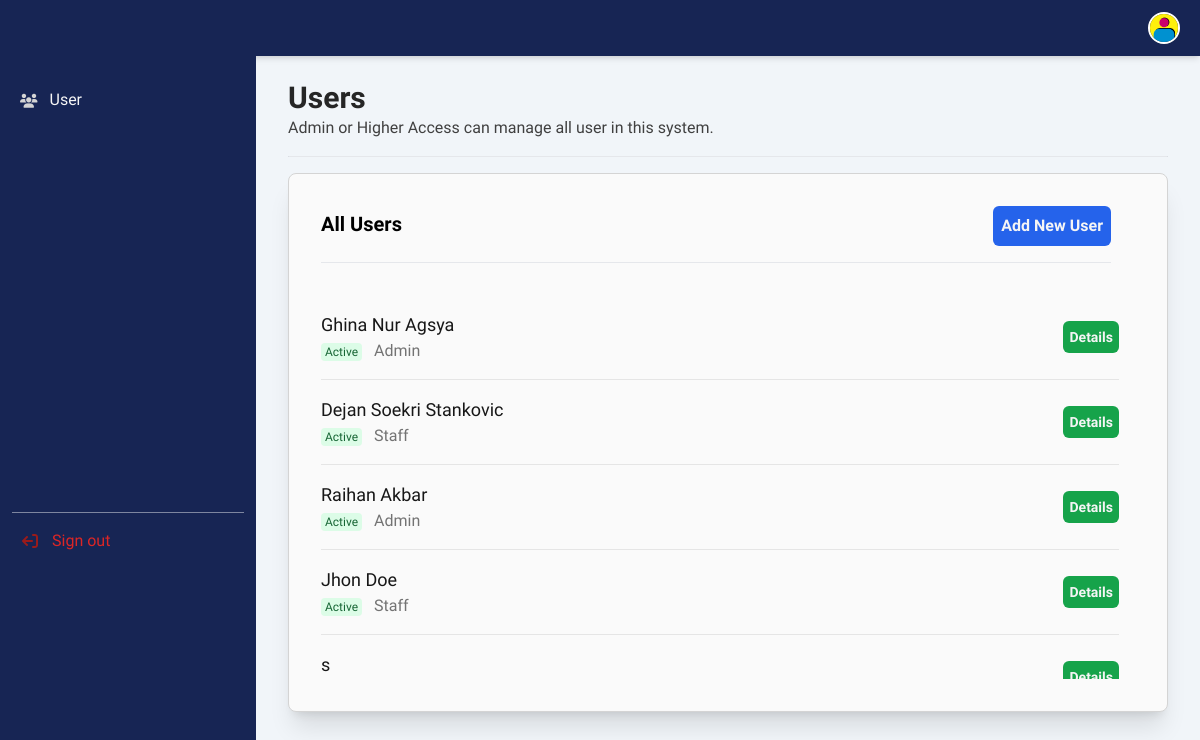
Before: /user.php (signed in) with the older database file.
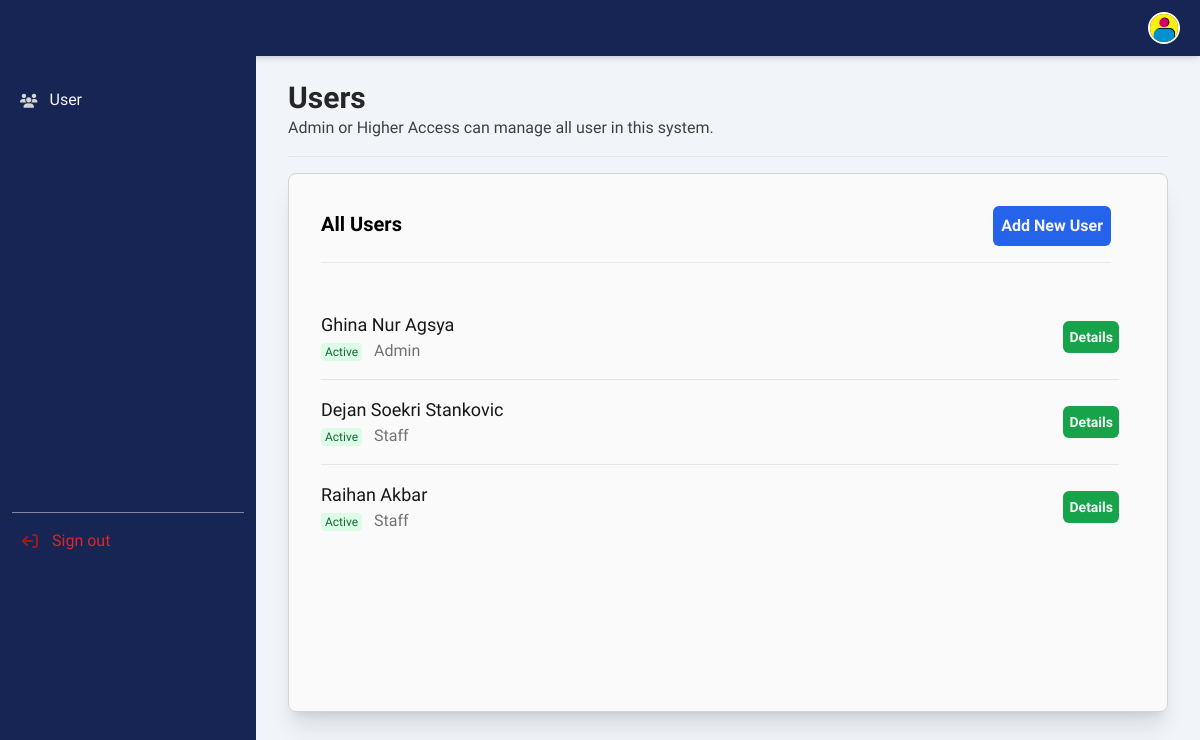
After: the same page with the newer database file.
### tables this page shows
CREATE TABLE `menu` (
  `menu_id` int(11) NOT NULL,
  `menu_title` varchar(20) NOT NULL,
  `menu_url` varchar(100) NOT NULL,
  `menu_icon` varchar(255) NOT NULL,
  `menu_access` varchar(100) NOT NULL
);

CREATE TABLE `user` (
  `id` int(11) NOT NULL,
  `name` varchar(150) NOT NULL,
  `email` varchar(255) NOT NULL,
  `password` varchar(255) NOT NULL,
  `role_id` varchar(2) NOT NULL,
  `user_status` varchar(15) NOT NULL
);

CREATE TABLE `role` (
  `role_id` int(11) NOT NULL,
  `role_name` varchar(100) NOT NULL,
  `role_desc` text NOT NULL
);

### user.php (the view, shortened to what the changed rows need)
<?php
include_once 'conn.php';
?>
<!DOCTYPE html>
<html lang="en">
<head>
    <script src="https://cdn.tailwindcss.com"></script>
    <link href="https://cdnjs.cloudflare.com/ajax/libs/flowbite/2.3.0/flowbite.min.css" rel="stylesheet" />
    <link href="assets/css/custom.css" rel="stylesheet">
    <link rel="stylesheet" href="https://cdnjs.cloudflare.com/ajax/libs/font-awesome/6.5.2/css/all.min.css" />
</head>
<body class="bg-slate-100">
    <?php include '_navside.php' ?>
    <div class="p-4 sm:ml-64">
        <div class="p-4 mt-12">
            <div class="w-full">
                <h2 class="text-neutral-800 font-bold text-3xl">
                    Users
                </h2>
            </div>
            <div class="w-full">
                <div class="mt-4">
                    <div class="w-full p-4 bg-neutral-50 border border-neutral-300 rounded-lg shadow-xl sm:p-8">
                        <div class="flow-root">
                            <ul role="list" class="divide-y divide-neutral-200 h-screen max-h-96 overflow-y-scroll pr-4">
                                <?php
                                include_once 'conn.php';
                                $query = mysqli_query($con, "SELECT * FROM user,role WHERE user.role_id=role.role_id AND user.role_id!=1 ORDER BY id ASC");
                                while ($user = mysqli_fetch_array($query)) {
                                ?>
                                    <li class="py-3 sm:py-4">
                                        <div class="flex items-center">
                                            <div class="flex-1 min-w-0">
                                                <p class="text-lg font-medium text-neutral-900 truncate">
                                                    <?= $user['name'] ?>
                                                </p>
                                                <p class="text-md text-neutral-500 truncate space-x-">
                                                    <?php
                                                    if ($user['user_status'] == 'Active') {
                                                        $color = 'green';
                                                    } else if ($user['user_status'] == 'Deactive') {
                                                        $color = 'red';
                                                    } else {
                                                        $color = 'neutral';
                                                    }
                                                    ?>
                                                    <span class="bg-<?= $color; ?>-100 text-<?= $color; ?>-800 text-xs font-medium me-2 px-1 py-0.5 rounded"><?= $user['user_status'] ?></span>
                                                    <span><?= $user['role_name'] ?></span>
                                                </p>
                                            </div>
                                            <div class="inline-flex items-center text-base font-semibold text-neutral-900 space-x-1">
                                                <a class="p-1.5 text-sm bg-green-600 hover:bg-green-700 text-neutral-100 rounded-md" href="user_details.php?i=<?= $user['id'] ?>">Details</a>
                                            </div>
                                        </div>
                                    </li>
                                <?php } ?>
                            </ul>
                        </div>
                    </div>
                </div>
            </div>
        </div>
    </div>
</body>
</html>

### _navside.php (shortened to what the changed rows need)
<aside id="logo-sidebar" class="fixed top-0 left-0 z-40 w-64 h-screen pt-20 transition-transform -translate-x-full bg-blue-950 sm:translate-x-0" aria-label="Sidebar">
  <div class="h-full px-3 pb-4 overflow-y-auto bg-blue-950">
    <ul class="space-y-2 font-regular">
      <?php
      include_once 'conn.php';
      $role_id = $_SESSION['role_id'];
      $query = mysqli_query($con, "SELECT * FROM menu WHERE menu_access LIKE '%$role_id%'");
      while ($menus = mysqli_fetch_array($query)) {
      ?>
        <li class="hover:bg-neutral-950 rounded-lg hover:opacity-50">
          <a href="<?= $menus['menu_url']; ?>" class="flex items-center p-2 text-neutral-100 rounded-lg font-medium">
            <i class="fa <?= $menus['menu_icon']; ?> fa-sm fa-fw text-neutral-300"></i>
            <span class="ms-3 ml-2"><?= $menus['menu_title']; ?></span>
          </a>
        </li>
      <?php } ?>
    </ul>
  </div>
</aside>

Changed rows visible on the page:
removed user: name "Jhon Doe", user_status "Active", role.role_name "Staff"
removed user: name "s"
changed user "Raihan Akbar": role.role_name "Admin" → "Staff"
